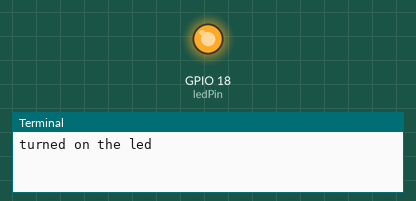
Simulated run of this program. Board: Raspberry Pi (BCM pin numbers). Shown: output pins drawn as LEDs (lit = HIGH), the last lines printed to the terminal. At 70.0 s the program stops and its outputs stay as they are.

Above: at 2.5 s.
At 6.0 s:
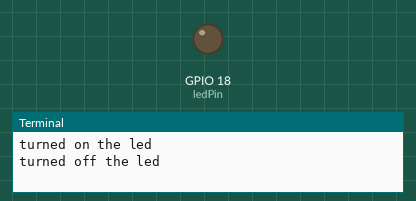
Timing chart, 0 to 9.1 s (numbered marks = the images above):
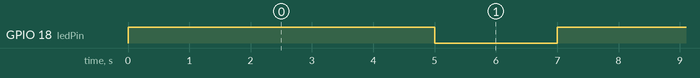

The program:

2_Led_Blink.py
```python
import RPi.GPIO as GPIO
import time

ledPin = 18  #define led pin

GPIO.setmode(GPIO.BCM)        # use BCM numbers
GPIO.setup(ledPin,GPIO.OUT)   #set the ledPin OUTPUT mode
GPIO.output(ledPin,GPIO.LOW)  # make ledPin output LOW level

# initialise count
n_blinks = 0
while n_blinks < 10:    #loop
    GPIO.output(ledPin,GPIO.HIGH)  #turn on led
    print("turned on the led")  #Print in the terminal
    time.sleep(5)              #wait for 1 second
    GPIO.output(ledPin,GPIO.LOW)   #turn off led
    print("turned off the led")
    time.sleep(2)
    n_blinks += 1

GPIO.cleanup()    #release all GPIO
```

Measured:
- by itself, GPIO 18 (ledPin): alternates HIGH for 5.0 s and LOW for 2.0 s
